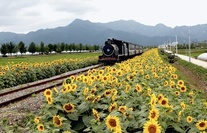
#> input picture hw5_release/train.jpg, 207 x 133 px, shrunk from 624 x 399 before the run; the run also reads 1 picture not shown here
$ jupyter execute --allow-errors hw5.ipynb   (shell and % lines are left out)   (older library calls are emulated)
#> lines starting #> are read from the running program, lines starting #| are printed output that depends on the picture
### hw5_release/segmentation.py
"""
CS131 - Computer Vision: Foundations and Applications
Assignment 5
Author: Donsuk Lee (donlee90@stanford.edu)
Date created: 09/2017
Last modified: 09/25/2018
Python Version: 3.5+
"""

import numpy as np
import random
from scipy.spatial.distance import squareform, pdist
from skimage.util import img_as_float

### Clustering Methods
def kmeans(features, k, num_iters=100):
    """ Use kmeans algorithm to group features into k clusters.

    K-Means algorithm can be broken down into following steps:
        1. Randomly initialize cluster centers
        2. Assign each point to the closest center
        3. Compute new center of each cluster
        4. Stop if cluster assignments did not change
        5. Go to step 2

    Args:
        features - Array of N features vectors. Each row represents a feature
            vector.
        k - Number of clusters to form.
        num_iters - Maximum number of iterations the algorithm will run.

    Returns:
        assignments - Array representing cluster assignment of each point.
            (e.g. i-th point is assigned to cluster assignments[i])
    """

    N, D = features.shape

    assert N >= k, 'Number of clusters cannot be greater than number of points'

    # Randomly initalize cluster centers
    idxs = np.random.choice(N, size=k, replace=False)
    centers = features[idxs]
    assignments = np.zeros(N, dtype=np.uint32)

    for n in range(num_iters):
        ### YOUR CODE HERE
        for i in range(N):
            assignments[i] = np.argmin(np.sum((features[i] - centers)**2,axis = 1))
        tmp = centers.copy()
        for j in range(k):
            centers[j] = np.mean(features[assignments==j],axis=0)
        if np.allclose(tmp,centers):
            break
        pass
        ### END YOUR CODE

    return assignments

def kmeans_fast(features, k, num_iters=100):
    """ Use kmeans algorithm to group features into k clusters.

    This function makes use of numpy functions and broadcasting to speed up the
    first part(cluster assignment) of kmeans algorithm.

    Hints
    - You may find np.repeat and np.argmin useful

    Args:
        features - Array of N features vectors. Each row represents a feature
            vector.
        k - Number of clusters to form.
        num_iters - Maximum number of iterations the algorithm will run.

    Returns:
        assignments - Array representing cluster assignment of each point.
            (e.g. i-th point is assigned to cluster assignments[i])
    """

    N, D = features.shape

    assert N >= k, 'Number of clusters cannot be greater than number of points'

    # Randomly initalize cluster centers
    idxs = np.random.choice(N, size=k, replace=False)
    centers = features[idxs]
    assignments = np.zeros(N, dtype=np.uint32)

    for n in range(num_iters):
        ### YOUR CODE HERE
        f_tmp = np.tile(features,(k,1))
        c_tmp = np.repeat(centers,N,axis = 0)
        assignments = np.argmin(np.sum((f_tmp - c_tmp)**2,axis=1).reshape(k,N),axis=0)
        tmp = centers.copy()
        for j in range(k):
            centers[j] = np.mean(features[assignments==j],axis =0)
        if np.allclose(tmp,centers):
            break
        pass
        ### END YOUR CODE

    return assignments


def hierarchical_clustering(features, k):
    """ Run the hierarchical agglomerative clustering algorithm.

    The algorithm is conceptually simple:

    Assign each point to its own cluster
    While the number of clusters is greater than k:
        Compute the distance between all pairs of clusters
        Merge the pair of clusters that are closest to each other

    We will use Euclidean distance to define distance between clusters.

    Recomputing the centroids of all clusters and the distances between all
    pairs of centroids at each step of the loop would be very slow. Thankfully
    most of the distances and centroids remain the same in successive
    iterations of the outer loop; therefore we can speed up the computation by
    only recomputing the centroid and distances for the new merged cluster.

    Even with this trick, this algorithm will consume a lot of memory and run
    very slowly when clustering large set of points. In practice, you probably
    do not want to use this algorithm to cluster more than 10,000 points.

    Args:
        features - Array of N features vectors. Each row represents a feature
            vector.
        k - Number of clusters to form.

    Returns:
        assignments - Array representing cluster assignment of each point.
            (e.g. i-th point is assigned to cluster assignments[i])
    """


    N, D = features.shape

    assert N >= k, 'Number of clusters cannot be greater than number of points'

    # Assign each point to its own cluster
    assignments = np.arange(N, dtype=np.uint32)
    centers = np.copy(features)
    n_clusters = N

    while n_clusters > k:
        ### YOUR CODE HERE
        distances = pdist(centers)
        matrixDistances = squareform(distances)
        matrixDistances = np.where(matrixDistances!=0.0,matrixDistances,1e10)
        minValue = np.argmin(matrixDistances)
        min_i = minValue // n_clusters
        min_j = minValue % n_clusters
        if min_j < min_i:
            min_i, min_j = min_j,min_i
        for i in range(N):
            if assignments[i] == min_j:
                assignments[i] = min_i
        for i in range(N):
            if assignments[i]>min_j:
                assignments[i] -=1
        centers = np.delete(centers, min_j, axis = 0)
        centers[min_i] = np.mean(features[assignments == min_i],axis = 0)
        n_clusters -=1
        pass
        ### END YOUR CODE

    return assignments


### Pixel-Level Features
def color_features(img):
    """ Represents a pixel by its color.

    Args:
        img - array of shape (H, W, C)

    Returns:
        features - array of (H * W, C)
    """
    H, W, C = img.shape
    img = img_as_float(img)
    features = np.zeros((H*W, C))

    ### YOUR CODE HERE
    features = img.reshape(H*W,C)
    pass
    ### END YOUR CODE

    return features

def color_position_features(img):
    """ Represents a pixel by its color and position.

    Combine pixel's RGB value and xy coordinates into a feature vector.
    i.e. for a pixel of color (r, g, b) located at position (x, y) in the
    image. its feature vector would be (r, g, b, x, y).

    Don't forget to normalize features.

    Hints
    - You may find np.mgrid and np.dstack useful
    - You may use np.mean and np.std

    Args:
        img - array of shape (H, W, C)

    Returns:
        features - array of (H * W, C+2)
    """
    H, W, C = img.shape
    color = img_as_float(img)
    features = np.zeros((H*W, C+2))

    ### YOUR CODE HERE
    locations = np.dstack(np.mgrid[0:H,0:W]).reshape((H*W,2))
    features[:,0:C] = color.reshape((H*W,C))
    features[:,C:C+2] = locations
    features = (features - np.mean(features,axis = 0))/np.std(features,axis=0)
    pass
    ### END YOUR CODE

    return features

def my_features(img):
    """ Implement your own features

    Args:
        img - array of shape (H, W, C)

    Returns:
        features - array of (H * W, C)
    """
    features = None
    ### YOUR CODE HERE
    #preventing the break cause i haven't done this assignment yet
    features = color_position_features(img)
    pass
    ### END YOUR CODE
    return features


### Quantitative Evaluation
def compute_accuracy(mask_gt, mask):
    """ Compute the pixel-wise accuracy of a foreground-background segmentation
        given a ground truth segmentation.

    Args:
        mask_gt - The ground truth foreground-background segmentation. A
            logical of size H x W where mask_gt[y, x] is 1 if and only if
            pixel (y, x) of the original image was part of the foreground.
        mask - The estimated foreground-background segmentation. A logical
            array of the same size and format as mask_gt.

    Returns:
        accuracy - The fraction of pixels where mask_gt and mask agree. A
            bigger number is better, where 1.0 indicates a perfect segmentation.
    """

    accuracy = None
    ### YOUR CODE HERE
    accuracy = np.mean(mask_gt == mask)
    pass
    ### END YOUR CODE

    return accuracy

def evaluate_segmentation(mask_gt, segments):
    """ Compare the estimated segmentation with the ground truth.

    Note that 'mask_gt' is a binary mask, while 'segments' contain k segments.
    This function compares each segment in 'segments' with the ground truth and
    outputs the accuracy of the best segment.

    Args:
        mask_gt - The ground truth foreground-background segmentation. A
            logical of size H x W where mask_gt[y, x] is 1 if and only if
            pixel (y, x) of the original image was part of the foreground.
        segments - An array of the same size as mask_gt. The value of a pixel
            indicates the segment it belongs.

    Returns:
        best_accuracy - Accuracy of the best performing segment.
            0 <= accuracy <= 1, where 1.0 indicates a perfect segmentation.
    """

    num_segments = np.max(segments) + 1
    best_accuracy = 0

    # Compare each segment in 'segments' with the ground truth
    for i in range(num_segments):
        mask = (segments == i).astype(int)
        accuracy = compute_accuracy(mask_gt, mask)
        best_accuracy = max(accuracy, best_accuracy)

    return best_accuracy

### hw5_release/utils.py
import numpy as np
import matplotlib.pyplot as plt
from skimage.util import img_as_float
from skimage import transform
from skimage import io

from segmentation import *

import os

def visualize_mean_color_image(img, segments):

    img = img_as_float(img)
    k = np.max(segments) + 1
    mean_color_img = np.zeros(img.shape)

    for i in range(k):
        mean_color = np.mean(img[segments == i], axis=0)
        mean_color_img[segments == i] = mean_color

    plt.imshow(mean_color_img)
    plt.axis('off')
    plt.show()

def compute_segmentation(img, k,
        clustering_fn=kmeans_fast,
        feature_fn=color_position_features,
        scale=0):
    """ Compute a segmentation for an image.

    First a feature vector is extracted from each pixel of an image. Next a
    clustering algorithm is applied to the set of all feature vectors. Two
    pixels are assigned to the same segment if and only if their feature
    vectors are assigned to the same cluster.

    Args:
        img - An array of shape (H, W, C) to segment.
        k - The number of segments into which the image should be split.
        clustering_fn - The method to use for clustering. The function should
            take an array of N points and an integer value k as input and
            output an array of N assignments.
        feature_fn - A function used to extract features from the image.
        scale - (OPTIONAL) parameter giving the scale to which the image
            should be in the range 0 < scale <= 1. Setting this argument to a
            smaller value will increase the speed of the clustering algorithm
            but will cause computed segments to be blockier. This setting is
            usually not necessary for kmeans clustering, but when using HAC
            clustering this parameter will probably need to be set to a value
            less than 1.
    """

    assert scale <= 1 and scale >= 0, \
        'Scale should be in the range between 0 and 1'

    H, W, C = img.shape

    if scale > 0:
        # Scale down the image for faster computation.
        img = transform.rescale(img, scale)

    features = feature_fn(img)
    assignments = clustering_fn(features, k)
    segments = assignments.reshape((img.shape[:2]))

    if scale > 0:
        # Resize segmentation back to the image's original size
        segments = transform.resize(segments, (H, W), preserve_range=True)

        # Resizing results in non-interger values of pixels.
        # Round pixel values to the closest interger
        segments = np.rint(segments).astype(int)

    return segments


def load_dataset(data_dir):
    """
    This function assumes 'gt' directory contains ground truth segmentation
    masks for images in 'imgs' dir. The segmentation mask for image
    'imgs/aaa.jpg' is 'gt/aaa.png'
    """

    imgs = []
    gt_masks = []

    # Load all the images under 'data_dir/imgs' and corresponding
    # segmentation masks under 'data_dir/gt'.
    for fname in sorted(os.listdir(os.path.join(data_dir, 'imgs'))):
        if fname.endswith('.jpg'):
            # Load image
            img = io.imread(os.path.join(data_dir, 'imgs', fname))
            imgs.append(img)

            # Load corresponding gt segmentation mask
            mask_fname = fname[:-4] + '.png'
            gt_mask = io.imread(os.path.join(data_dir, 'gt', mask_fname))
            gt_mask = (gt_mask != 0).astype(int) # Convert to binary mask (0s and 1s)
            gt_masks.append(gt_mask)

    return imgs, gt_masks

### hw5_release/hw5.ipynb
# Homework 5
*This notebook includes both coding and written questions. Please hand in this notebook file with all the outputs and your answers to the written questions.*

This assignment covers K-Means and HAC methods for clustering and image segmentation.

[cell 1]
# Setup
from __future__ import print_function
from time import time
import numpy as np
import matplotlib.pyplot as plt
from matplotlib import rc
from skimage import io

#from __future__ import print_function

plt.rcParams['figure.figsize'] = (15.0, 12.0) # set default size of plots
plt.rcParams['image.interpolation'] = 'nearest'
plt.rcParams['image.cmap'] = 'gray'

# for auto-reloading extenrnal modules

## Introduction
In this assignment, you will use clustering algorithms to segment images. You will then use these segmentations to identify foreground and background objects.

Your assignment will involve the following subtasks:
- **Clustering algorithms**: Implement K-Means clustering and Hierarchical Agglomerative Clustering.
- **Pixel-level features**: Implement a feature vector that combines color and position information and implement feature normalization.
- **Quantitative Evaluation**: Evaluate segmentation algorithms with a variety of parameter settings by comparing your computed segmentations against a dataset of ground-truth segmentations.

## 1 Clustering Algorithms (40 points)

[cell 2]
# Generate random data points for clustering

# Set seed for consistency
np.random.seed(0)

# Cluster 1
mean1 = [-1, 0]
cov1 = [[0.1, 0], [0, 0.1]]
X1 = np.random.multivariate_normal(mean1, cov1, 100)

# Cluster 2
mean2 = [0, 1]
cov2 = [[0.1, 0], [0, 0.1]]
X2 = np.random.multivariate_normal(mean2, cov2, 100)

# Cluster 3
mean3 = [1, 0]
cov3 = [[0.1, 0], [0, 0.1]]
X3 = np.random.multivariate_normal(mean3, cov3, 100)

# Cluster 4
mean4 = [0, -1]
cov4 = [[0.1, 0], [0, 0.1]]
X4 = np.random.multivariate_normal(mean4, cov4, 100)

# Merge two sets of data points
X = np.concatenate((X1, X2, X3, X4))

# Plot data points
plt.scatter(X[:, 0], X[:, 1])
plt.axis('equal')
plt.show()
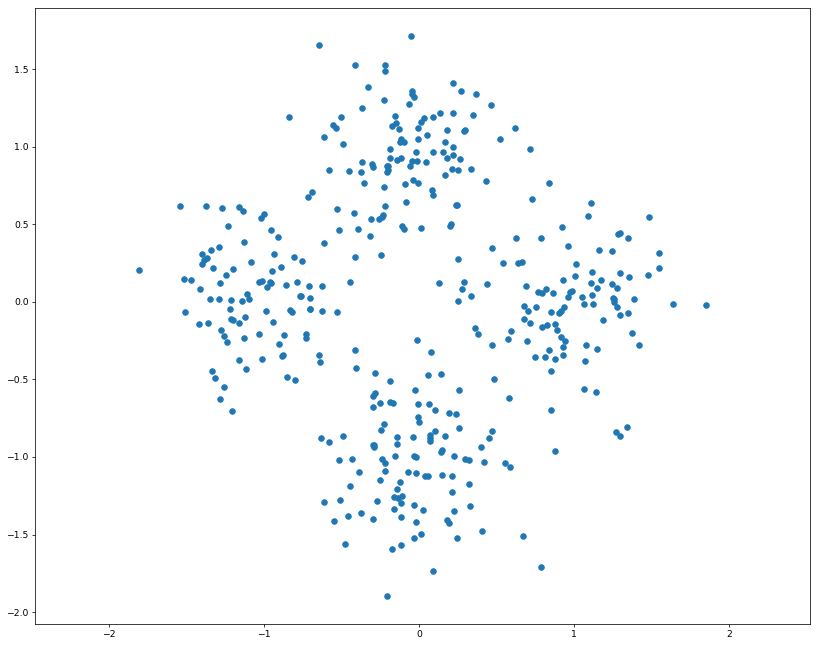
#> figure drawn by matplotlib, 1 panel

[cell 3]
#Hoc add
print("Size of X")
print(X.shape)

### 1.1 K-Means Clustering (20 points)
As discussed in class, K-Means is one of the most popular clustering algorithms. We have provided skeleton code for K-Means clustering in the file `segmentation.py`. Your first task is to finish implementing **`kmeans`** in `segmentation.py`. This version uses nested for loops to assign points to the closest centroid and compute a new mean for each cluster.

[cell 4]
from segmentation import kmeans

np.random.seed(0)
start = time()
assignments = kmeans(X, 4)
end = time()

kmeans_runtime = end - start

print("kmeans running time: %f seconds." % kmeans_runtime)

for i in range(4):
    cluster_i = X[assignments==i]
    plt.scatter(cluster_i[:, 0], cluster_i[:, 1])

plt.axis('equal')
plt.show()
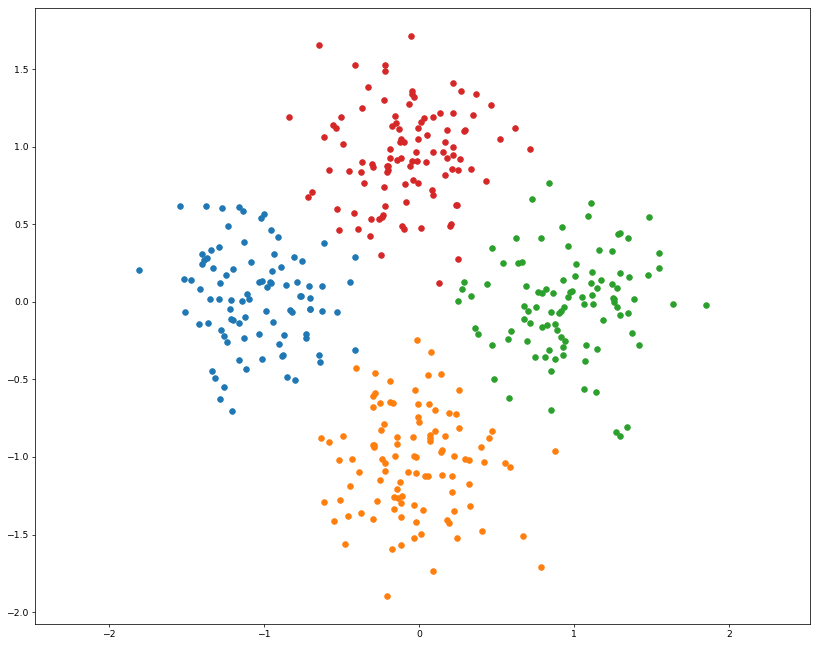
#> figure drawn by matplotlib, 1 panel

We can use numpy functions and broadcasting to make K-Means faster. Implement **`kmeans_fast`** in `segmentation.py`. This should run at least 10 times faster than the previous implementation.

[cell 5]
from segmentation import kmeans_fast

np.random.seed(0)
start = time()
assignments = kmeans_fast(X, 4)
end = time()

kmeans_fast_runtime = end - start
print("kmeans running time: %f seconds." % kmeans_fast_runtime)
print("%f times faster!" % (kmeans_runtime / kmeans_fast_runtime))

for i in range(4):
    cluster_i = X[assignments==i]
    plt.scatter(cluster_i[:, 0], cluster_i[:, 1])

plt.axis('equal')
plt.show()

### 1.2 K-Means Convergence (10 points)
Implementations of the K-Means algorithm will often have the parameter `num_iters` to define the maximum number of iterations the algorithm should run for. Consider that we opt to not include this upper bound on the number of iterations, and that we define the termination criterion of the algorithm to be when the cost $L$ stops changing.

Recall that $L$ is defined as the sum of squared distance between all points $x$ and their nearest cluster center $c$:

$$L = \sum_{i \in clusters}\sum_{x \in cluster_i} (x - c_i)^2$$

Show that for any set of points **$D$** and any number of clusters $k$, the K-Means algorithm will terminate in a finite number of iterations.

**Your answer here:**

### 1.2 Hierarchical Agglomerative Clustering (10 points)
Another simple clustering algorithm is Hieararchical Agglomerative Clustering, which is somtimes abbreviated as HAC. In this algorithm, each point is initially assigned to its own cluster. Then cluster pairs are merged until we are left with the desired number of predetermined clusters (see Algorithm 1).

Implement **`hiererachical_clustering`** in `segmentation.py`.

[cell 6]
from segmentation import hierarchical_clustering

start = time()
assignments = hierarchical_clustering(X, 4)
end = time()

print("hierarchical_clustering running time: %f seconds." % (end - start))

for i in range(4):
    cluster_i = X[assignments==i]
    plt.scatter(cluster_i[:, 0], cluster_i[:, 1])

plt.axis('equal')
plt.show()
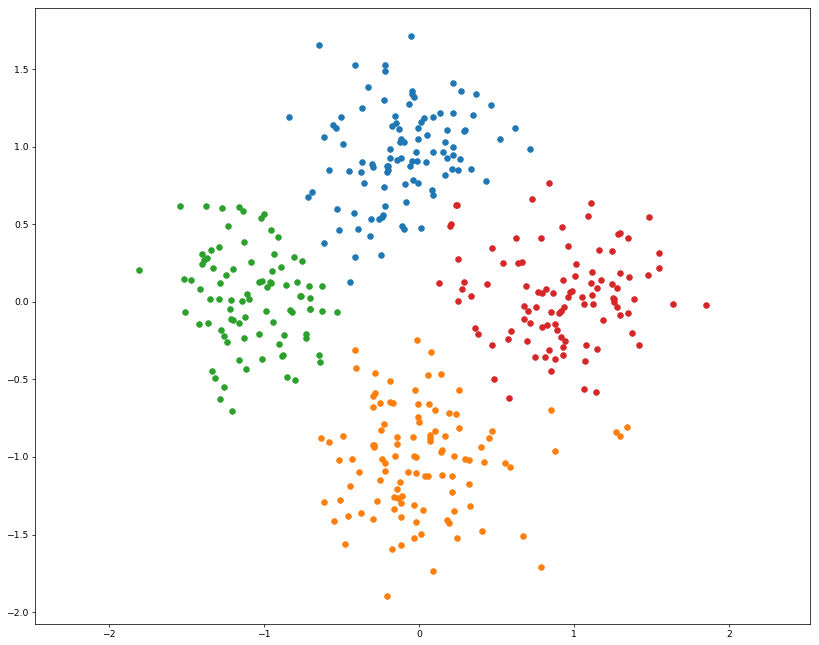
#> figure drawn by matplotlib, 1 panel

## 2 Pixel-Level Features (30 points)
Before we can use a clustering algorithm to segment an image, we must compute some *feature vector* for each pixel. The feature vector for each pixel should encode the qualities that we care about in a good segmentation. More concretely, for a pair of pixels $p_i$ and $p_j$ with corresponding feature vectors $f_i$ and $f_j$, the distance between $f_i$ and $f_j$ should be small if we believe that $p_i$ and $p_j$ should be placed in the same segment and large otherwise.

[cell 7]
# Load and display image
img = io.imread('train.jpg')
#> img is the input picture: shape (133, 207, 3); mean R, G, B 149.1, 147.6, 117.7
H, W, C = img.shape

plt.imshow(img)
plt.axis('off')
plt.show()

### 2.1 Color Features (15 points)
One of the simplest possible feature vectors for a pixel is simply the vector of colors for that pixel. Implement **`color_features`** in `segmentation.py`. Output should look like the following:

[cell 8]
#Hoc add
from segmentation import color_features
from skimage.util import img_as_float
np.random.seed(0)

features = color_features(img)

# Sanity checks
assert features.shape == (H * W, C),\
    "Incorrect shape! Check your implementation."

assert features.dtype == np.float,\
    "dtype of color_features should be float."

assignments = kmeans_fast(features, 8)
print("assignments!")
print(assignments.shape)
#| (27531,)
print(assignments)
#> (printed output is left out)
print(np.max(assignments))
#| 7
print('about img')
print(img.shape)
#| (133, 207, 3)
print(img)
#> (printed output is left out)
colors = img_as_float(img)
print("About colors!")
print(colors.shape)
#| (133, 207, 3)
print(colors)
#> (printed output is left out)

# [6 lines of commented-out code are left out]

[cell 9]
from segmentation import color_features
np.random.seed(0)

features = color_features(img)

# Sanity checks
assert features.shape == (H * W, C),\
    "Incorrect shape! Check your implementation."

assert features.dtype == np.float,\
    "dtype of color_features should be float."

assignments = kmeans_fast(features, 8)
segments = assignments.reshape((H, W))
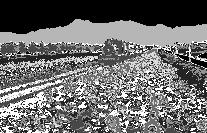
#> segments: shape (133, 207) int64; min 0, max 7, mean 3.01; drawn with min black and max white

# Display segmentation
plt.imshow(segments, cmap='viridis')
plt.axis('off')
plt.show()

In the cell below, we visualize each segment as the mean color of pixels in the segment.

[cell 10]
from utils import visualize_mean_color_image
visualize_mean_color_image(img, segments)
#> in visualize_mean_color_image, `k = np.max(segments) + 1`: k = 8
#> the loop in visualize_mean_color_image, `for i in range(k):` made 8 passes
#> mean_color on passes 1 to 8: [0.93, 0.943, 0.96], [0.465, 0.458, 0.263], [0.102, 0.0969, 0.0491], [0.878, 0.771, 0.37], [0.323, 0.309, 0.159], [0.556, 0.625, 0.692], [0.676, 0.597, 0.256], [0.588, 0.581, 0.441]
#> after the loop in visualize_mean_color_image, `for i in range(k):`:
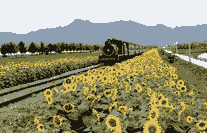
#> mean_color_img: shape (133, 207, 3) float64; mean of channels 0, 1, 2 0.585, 0.579, 0.462; drawn as R, G, B

### 2.2 Color and Position Features (15 points)
Another simple feature vector for a pixel is to concatenate its color and position within the image. In other words, for a pixel of color $(r, g, b)$ located at position $(x, y)$ in the image, its feature vector would be $(r, g, b, x, y)$. However, the color and position features may have drastically different ranges; for example each color channel of an image may be in the range $[0, 1)$, while the position of each pixel may have a much wider range. Uneven scaling between different features in the feature vector may cause clustering algorithms to behave poorly.

One way to correct for uneven scaling between different features is to apply some sort of normalization to the feature vector. One of the simplest types of normalization is to force each feature to have zero mean and unit variance.

Implement **`color_position_features`** in `segmentation.py`.

Output segmentation should look like the following:

[cell 11]
from segmentation import color_position_features
np.random.seed(0)

features = color_position_features(img)

# Sanity checks
assert features.shape == (H * W, C + 2),\
    "Incorrect shape! Check your implementation."

assert features.dtype == np.float,\
    "dtype of color_features should be float."

assignments = kmeans_fast(features, 8)
segments = assignments.reshape((H, W))
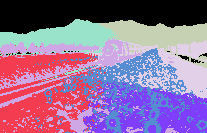
#> segments: shape (133, 207) int64; 8 distinct labels, from 0 to 7; one colour per label, 0 black
#Hoc add
print(segments)
#> (printed output is left out)
#> (the rest of the program and of its run is left out)
